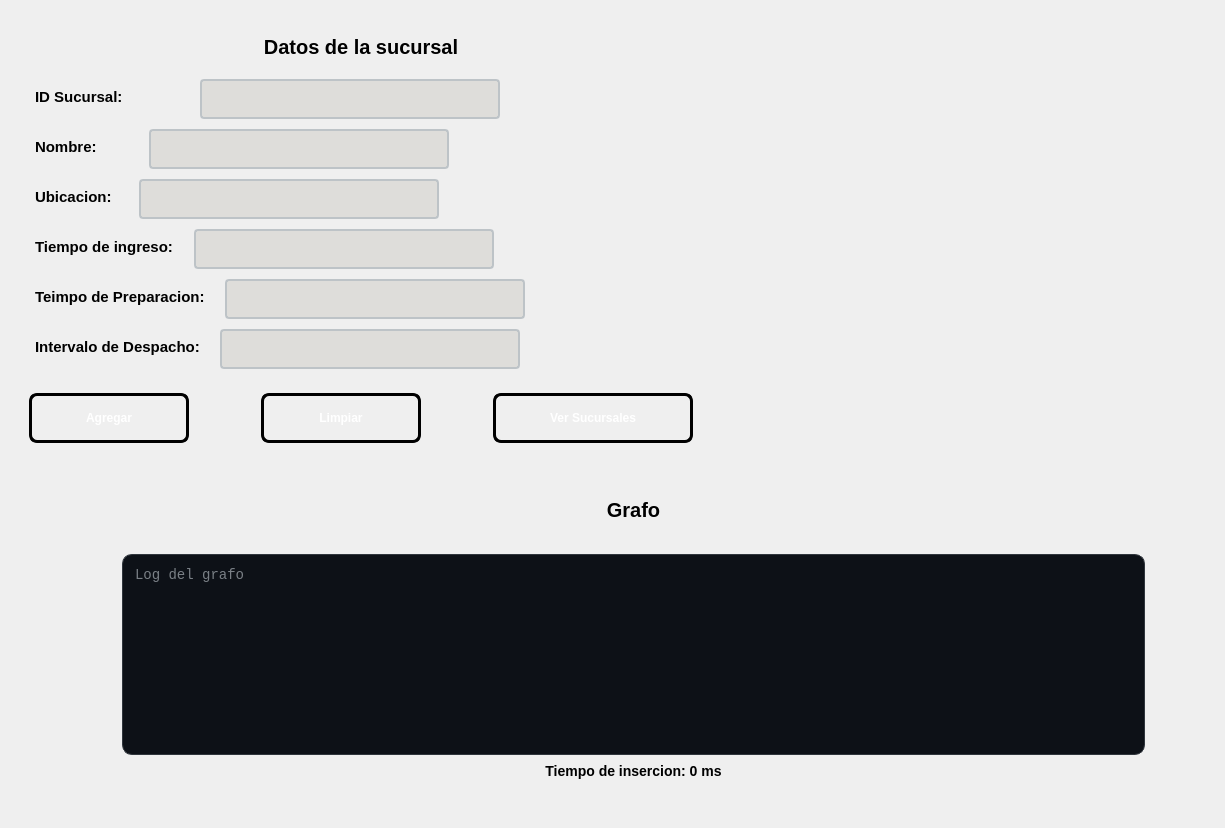
<?xml version="1.0" encoding="UTF-8"?>
<ui version="4.0">
 <class>PantallaAgregarSucursal</class>
 <widget class="QWidget" name="PantallaAgregarSucursal">
  <property name="geometry">
   <rect>
    <x>0</x>
    <y>0</y>
    <width>1225</width>
    <height>810</height>
   </rect>
  </property>
  <property name="windowTitle">
   <string>Form</string>
  </property>
  <layout class="QVBoxLayout" name="verticalLayout_2">
   <item>
    <layout class="QHBoxLayout" name="horizontalLayout">
     <property name="spacing">
      <number>3</number>
     </property>
     <item>
      <layout class="QVBoxLayout" name="verticalLayout"/>
     </item>
     <item>
      <widget class="QWidget" name="widget_3" native="true">
       <layout class="QVBoxLayout" name="verticalLayout_8">
        <item>
         <widget class="QWidget" name="widget_4" native="true">
          <property name="minimumSize">
           <size>
            <width>300</width>
            <height>0</height>
           </size>
          </property>
          <layout class="QVBoxLayout" name="verticalLayout_12">
           <property name="spacing">
            <number>10</number>
           </property>
           <item>
            <widget class="QLabel" name="labelEntrada">
             <property name="minimumSize">
              <size>
               <width>0</width>
               <height>40</height>
              </size>
             </property>
             <property name="styleSheet">
              <string notr="true">QLabel#labelEntrada {        
 
    color: qlineargradient(x1:0, y1:0, x2:1, y2:1, 
	stop:0 rgb(0, 0, 0), 
	stop:1 rgb(77, 5, 57));

  	 font-size: 20px;
    font-weight: bold;
    font-family: &quot;Segoe UI&quot;, Arial;
    
    background: transparent;
    padding: 2px;
    margin-bottom: 5px;
}

</string>
             </property>
             <property name="text">
              <string>Datos de la sucursal</string>
             </property>
             <property name="alignment">
              <set>Qt::AlignmentFlag::AlignCenter</set>
             </property>
            </widget>
           </item>
           <item>
            <layout class="QHBoxLayout" name="horizontalLayout_3">
             <item>
              <widget class="QLabel" name="labelBarra">
               <property name="minimumSize">
                <size>
                 <width>161</width>
                 <height>40</height>
                </size>
               </property>
               <property name="styleSheet">
                <string notr="true">QLabel#labelBarra {        
 
    color: qlineargradient(x1:0, y1:0, x2:1, y2:1, 
	stop:0 rgb(0, 0, 0), 
	stop:1 rgb(8, 2, 48));

  	 font-size: 15px;
    font-weight: bold;
    font-family: &quot;Segoe UI&quot;, Arial;
    
    background: transparent;
    padding: 2px;
    margin-bottom: 5px;
}

</string>
               </property>
               <property name="text">
                <string>ID Sucursal:</string>
               </property>
               <property name="alignment">
                <set>Qt::AlignmentFlag::AlignLeading|Qt::AlignmentFlag::AlignLeft|Qt::AlignmentFlag::AlignVCenter</set>
               </property>
              </widget>
             </item>
             <item>
              <widget class="QLineEdit" name="textID">
               <property name="minimumSize">
                <size>
                 <width>300</width>
                 <height>40</height>
                </size>
               </property>
               <property name="styleSheet">
                <string notr="true">QLineEdit#textID {
    border: 2px solid #bdc3c7;
    border-radius: 4px;
    padding: 5px 10px;
    background-color: rgb(222, 221, 218);
	font-size: 15px;
    color: black;
    selection-background-color: #3498db;
}

QLineEdit#textID:focus {
    border: 2px solid #3498db;
    background-color: #ffffff;
}

QLineEdit#textID:disabled {
    background-color: rgba(0, 0, 0, 50);
    color: rgba(255, 255, 255, 60);      
    border: 1px dashed rgba(255, 255, 255, 30); 
}</string>
               </property>
              </widget>
             </item>
             <item>
              <spacer name="horizontalSpacer">
               <property name="orientation">
                <enum>Qt::Orientation::Horizontal</enum>
               </property>
               <property name="sizeHint" stdset="0">
                <size>
                 <width>40</width>
                 <height>20</height>
                </size>
               </property>
              </spacer>
             </item>
            </layout>
           </item>
           <item>
            <layout class="QHBoxLayout" name="horizontalLayout_4">
             <item>
              <widget class="QLabel" name="labelNombre">
               <property name="minimumSize">
                <size>
                 <width>110</width>
                 <height>40</height>
                </size>
               </property>
               <property name="styleSheet">
                <string notr="true">QLabel#labelNombre {        
 
    color: qlineargradient(x1:0, y1:0, x2:1, y2:1, 
	stop:0 rgb(0, 0, 0), 
	stop:1 rgb(8, 2, 48));

  	 font-size: 15px;
    font-weight: bold;
    font-family: &quot;Segoe UI&quot;, Arial;
    
    background: transparent;
    padding: 2px;
    margin-bottom: 5px;
}

</string>
               </property>
               <property name="text">
                <string>Nombre:</string>
               </property>
               <property name="alignment">
                <set>Qt::AlignmentFlag::AlignLeading|Qt::AlignmentFlag::AlignLeft|Qt::AlignmentFlag::AlignVCenter</set>
               </property>
              </widget>
             </item>
             <item>
              <widget class="QLineEdit" name="textNombre">
               <property name="minimumSize">
                <size>
                 <width>300</width>
                 <height>40</height>
                </size>
               </property>
               <property name="styleSheet">
                <string notr="true">QLineEdit#textNombre {
    border: 2px solid #bdc3c7;
    border-radius: 4px;
    padding: 5px 10px;
    background-color: rgb(222, 221, 218);
	font-size: 15px;
    color: black;
    selection-background-color: #3498db;
}

QLineEdit#textNombre:focus {
    border: 2px solid #3498db;
    background-color: #ffffff;
}

QLineEdit#textNombre:disabled {
    background-color: rgba(0, 0, 0, 50);
    color: rgba(255, 255, 255, 60);      
    border: 1px dashed rgba(255, 255, 255, 30); 
}</string>
               </property>
              </widget>
             </item>
             <item>
              <spacer name="horizontalSpacer_2">
               <property name="orientation">
                <enum>Qt::Orientation::Horizontal</enum>
               </property>
               <property name="sizeHint" stdset="0">
                <size>
                 <width>40</width>
                 <height>20</height>
                </size>
               </property>
              </spacer>
             </item>
            </layout>
           </item>
           <item>
            <layout class="QHBoxLayout" name="horizontalLayout_5">
             <item>
              <widget class="QLabel" name="labelCategoria">
               <property name="minimumSize">
                <size>
                 <width>100</width>
                 <height>40</height>
                </size>
               </property>
               <property name="styleSheet">
                <string notr="true">QLabel#labelCategoria {        
 
    color: qlineargradient(x1:0, y1:0, x2:1, y2:1, 
	stop:0 rgb(0, 0, 0), 
	stop:1 rgb(8, 2, 48));

  	 font-size: 15px;
    font-weight: bold;
    font-family: &quot;Segoe UI&quot;, Arial;
    
    background: transparent;
    padding: 2px;
    margin-bottom: 5px;
}

</string>
               </property>
               <property name="text">
                <string>Ubicacion:</string>
               </property>
               <property name="alignment">
                <set>Qt::AlignmentFlag::AlignLeading|Qt::AlignmentFlag::AlignLeft|Qt::AlignmentFlag::AlignVCenter</set>
               </property>
              </widget>
             </item>
             <item>
              <widget class="QLineEdit" name="textUbicacion">
               <property name="minimumSize">
                <size>
                 <width>300</width>
                 <height>40</height>
                </size>
               </property>
               <property name="styleSheet">
                <string notr="true">QLineEdit#textUbicacion {
    border: 2px solid #bdc3c7;
    border-radius: 4px;
    padding: 5px 10px;
    background-color: rgb(222, 221, 218);
	font-size: 15px;
    color: black;
    selection-background-color: #3498db;
}

QLineEdit#textUbicacion:focus {
    border: 2px solid #3498db;
    background-color: #ffffff;
}

QLineEdit#textUbicacion:disabled {
    background-color: rgba(0, 0, 0, 50);
    color: rgba(255, 255, 255, 60);      
    border: 1px dashed rgba(255, 255, 255, 30); 
}</string>
               </property>
              </widget>
             </item>
             <item>
              <spacer name="horizontalSpacer_3">
               <property name="orientation">
                <enum>Qt::Orientation::Horizontal</enum>
               </property>
               <property name="sizeHint" stdset="0">
                <size>
                 <width>40</width>
                 <height>20</height>
                </size>
               </property>
              </spacer>
             </item>
            </layout>
           </item>
           <item>
            <layout class="QHBoxLayout" name="horizontalLayout_7">
             <item>
              <widget class="QLabel" name="labelMarca">
               <property name="minimumSize">
                <size>
                 <width>90</width>
                 <height>40</height>
                </size>
               </property>
               <property name="styleSheet">
                <string notr="true">QLabel#labelMarca {        
 
    color: qlineargradient(x1:0, y1:0, x2:1, y2:1, 
	stop:0 rgb(0, 0, 0), 
	stop:1 rgb(8, 2, 48));

  	 font-size: 15px;
    font-weight: bold;
    font-family: &quot;Segoe UI&quot;, Arial;
    
    background: transparent;
    padding: 2px;
    margin-bottom: 5px;
}

</string>
               </property>
               <property name="text">
                <string>Tiempo de ingreso: </string>
               </property>
               <property name="alignment">
                <set>Qt::AlignmentFlag::AlignLeading|Qt::AlignmentFlag::AlignLeft|Qt::AlignmentFlag::AlignVCenter</set>
               </property>
              </widget>
             </item>
             <item>
              <widget class="QLineEdit" name="textITiempoIngreso">
               <property name="minimumSize">
                <size>
                 <width>300</width>
                 <height>40</height>
                </size>
               </property>
               <property name="styleSheet">
                <string notr="true">QLineEdit#textITiempoIngreso {
    border: 2px solid #bdc3c7;
    border-radius: 4px;
    padding: 5px 10px;
    background-color: rgb(222, 221, 218);
	font-size: 15px;
    color: black;
    selection-background-color: #3498db;
}

QLineEdit#textITiempoIngreso:focus {
    border: 2px solid #3498db;
    background-color: #ffffff;
}

QLineEdit#textITiempoIngreso:disabled {
    background-color: rgba(0, 0, 0, 50);
    color: rgba(255, 255, 255, 60);      
    border: 1px dashed rgba(255, 255, 255, 30); 
}</string>
               </property>
              </widget>
             </item>
             <item>
              <spacer name="horizontalSpacer_4">
               <property name="orientation">
                <enum>Qt::Orientation::Horizontal</enum>
               </property>
               <property name="sizeHint" stdset="0">
                <size>
                 <width>40</width>
                 <height>20</height>
                </size>
               </property>
              </spacer>
             </item>
            </layout>
           </item>
           <item>
            <layout class="QHBoxLayout" name="horizontalLayout_12">
             <item>
              <widget class="QLabel" name="labelPrecio">
               <property name="minimumSize">
                <size>
                 <width>80</width>
                 <height>40</height>
                </size>
               </property>
               <property name="styleSheet">
                <string notr="true">QLabel#labelPrecio {        
 
    color: qlineargradient(x1:0, y1:0, x2:1, y2:1, 
	stop:0 rgb(0, 0, 0), 
	stop:1 rgb(8, 2, 48));

  	 font-size: 15px;
    font-weight: bold;
    font-family: &quot;Segoe UI&quot;, Arial;
    
    background: transparent;
    padding: 2px;
    margin-bottom: 5px;
}

</string>
               </property>
               <property name="text">
                <string>Teimpo de Preparacion: </string>
               </property>
               <property name="alignment">
                <set>Qt::AlignmentFlag::AlignLeading|Qt::AlignmentFlag::AlignLeft|Qt::AlignmentFlag::AlignVCenter</set>
               </property>
              </widget>
             </item>
             <item>
              <widget class="QLineEdit" name="textITiempoPreparacion">
               <property name="minimumSize">
                <size>
                 <width>300</width>
                 <height>40</height>
                </size>
               </property>
               <property name="styleSheet">
                <string notr="true">QLineEdit#textITiempoPreparacion {
    border: 2px solid #bdc3c7;
    border-radius: 4px;
    padding: 5px 10px;
    background-color: rgb(222, 221, 218);
	font-size: 15px;
    color: black;
    selection-background-color: #3498db;
}

QLineEdit#textITiempoPreparacion:focus {
    border: 2px solid #3498db;
    background-color: #ffffff;
}

QLineEdit#textITiempoPreparacion:disabled {
    background-color: rgba(0, 0, 0, 50);
    color: rgba(255, 255, 255, 60);      
    border: 1px dashed rgba(255, 255, 255, 30); 
}</string>
               </property>
              </widget>
             </item>
             <item>
              <spacer name="horizontalSpacer_5">
               <property name="orientation">
                <enum>Qt::Orientation::Horizontal</enum>
               </property>
               <property name="sizeHint" stdset="0">
                <size>
                 <width>40</width>
                 <height>20</height>
                </size>
               </property>
              </spacer>
             </item>
            </layout>
           </item>
           <item>
            <layout class="QHBoxLayout" name="horizontalLayout_8">
             <item>
              <widget class="QLabel" name="labelStock">
               <property name="minimumSize">
                <size>
                 <width>80</width>
                 <height>40</height>
                </size>
               </property>
               <property name="styleSheet">
                <string notr="true">QLabel#labelStock {        
 
    color: qlineargradient(x1:0, y1:0, x2:1, y2:1, 
	stop:0 rgb(0, 0, 0), 
	stop:1 rgb(8, 2, 48));

  	 font-size: 15px;
    font-weight: bold;
    font-family: &quot;Segoe UI&quot;, Arial;
    
    background: transparent;
    padding: 2px;
    margin-bottom: 5px;
}

</string>
               </property>
               <property name="text">
                <string>Intervalo de Despacho: </string>
               </property>
               <property name="alignment">
                <set>Qt::AlignmentFlag::AlignLeading|Qt::AlignmentFlag::AlignLeft|Qt::AlignmentFlag::AlignVCenter</set>
               </property>
              </widget>
             </item>
             <item>
              <widget class="QLineEdit" name="textTiempoDesapacho">
               <property name="minimumSize">
                <size>
                 <width>300</width>
                 <height>40</height>
                </size>
               </property>
               <property name="styleSheet">
                <string notr="true">QLineEdit#textTiempoDesapacho {
    border: 2px solid #bdc3c7;
    border-radius: 4px;
    padding: 5px 10px;
    background-color: rgb(222, 221, 218);
	font-size: 15px;
    color: black;
    selection-background-color: #3498db;
}

QLineEdit#textTiempoDesapacho:focus {
    border: 2px solid #3498db;
    background-color: #ffffff;
}

QLineEdit#textTiempoDesapacho:disabled {
    background-color: rgba(0, 0, 0, 50);
    color: rgba(255, 255, 255, 60);      
    border: 1px dashed rgba(255, 255, 255, 30); 
}</string>
               </property>
              </widget>
             </item>
             <item>
              <spacer name="horizontalSpacer_6">
               <property name="orientation">
                <enum>Qt::Orientation::Horizontal</enum>
               </property>
               <property name="sizeHint" stdset="0">
                <size>
                 <width>40</width>
                 <height>20</height>
                </size>
               </property>
              </spacer>
             </item>
            </layout>
           </item>
          </layout>
         </widget>
        </item>
        <item>
         <widget class="QWidget" name="widget_6" native="true">
          <layout class="QHBoxLayout" name="horizontalLayout_10">
           <item>
            <widget class="QPushButton" name="btnAgregar">
             <property name="minimumSize">
              <size>
               <width>160</width>
               <height>50</height>
              </size>
             </property>
             <property name="styleSheet">
              <string notr="true">QPushButton#btnAgregar {
    background-color: qlineargradient(spread:pad, x1:0, y1:0, x2:1, y2:1, 
                        stop:0 rgb(50, 143, 42), 
                        stop:1 rgb(255, 163, 72));
    
    border: 3px solid black;
    border-radius: 8px;
    
    color: white;
    font-family: &quot;Arial Black&quot;, Gadget, sans-serif;
    font-size: 12px;
    font-weight: bold;
    text-transform: uppercase;
    
    padding: 10px 25px;
}

QPushButton#btnAgregar:hover {
    background-color: qlineargradient(spread:pad, x1:0, y1:0, x2:1, y2:1, 
                        stop:0 rgba(41, 128, 185, 255), 
                        stop:1 rgba(142, 68, 173, 255));
    border-color: #f1c40f;
}


QPushButton#btnAgregar:pressed {
    background-color: #2c3e50;
    padding-top: 12px;
    padding-left: 27px;
}</string>
             </property>
             <property name="text">
              <string>Agregar</string>
             </property>
            </widget>
           </item>
           <item>
            <widget class="QWidget" name="widget_14" native="true">
             <property name="minimumSize">
              <size>
               <width>55</width>
               <height>0</height>
              </size>
             </property>
            </widget>
           </item>
           <item>
            <widget class="QPushButton" name="btnLimpiar">
             <property name="minimumSize">
              <size>
               <width>160</width>
               <height>50</height>
              </size>
             </property>
             <property name="styleSheet">
              <string notr="true">QPushButton#btnLimpiar {
    background-color: qlineargradient(spread:pad, x1:0, y1:0, x2:1, y2:1, 
                        stop:0 rgb(198, 70, 0), 
                        stop:1 rgb(192, 97, 203));
    
    border: 3px solid black;
    border-radius: 8px;
    
    color: white;
    font-family: &quot;Arial Black&quot;, Gadget, sans-serif;
    font-size: 12px;
    font-weight: bold;
    text-transform: uppercase;
    
    padding: 10px 25px;
}

QPushButton#btnLimpiar:hover {
    background-color: qlineargradient(spread:pad, x1:0, y1:0, x2:1, y2:1, 
                        stop:0 rgba(41, 128, 185, 255), 
                        stop:1 rgba(142, 68, 173, 255));
    border-color: #f1c40f;
}


QPushButton#btnLimpiar:pressed {
    background-color: #2c3e50;
    padding-top: 12px;
    padding-left: 27px;
}</string>
             </property>
             <property name="text">
              <string>Limpiar</string>
             </property>
            </widget>
           </item>
           <item>
            <widget class="QWidget" name="widget_13" native="true">
             <property name="minimumSize">
              <size>
               <width>55</width>
               <height>0</height>
              </size>
             </property>
            </widget>
           </item>
           <item>
            <widget class="QPushButton" name="btnSucursales">
             <property name="minimumSize">
              <size>
               <width>200</width>
               <height>50</height>
              </size>
             </property>
             <property name="maximumSize">
              <size>
               <width>200</width>
               <height>16777215</height>
              </size>
             </property>
             <property name="styleSheet">
              <string notr="true">QPushButton#btnSucursales {
    background-color: qlineargradient(spread:pad, x1:0, y1:0, x2:1, y2:1, 
                        stop:0 rgb(8, 2, 48), 
                        stop:1 rgb(255, 163, 72));
    
    border: 3px solid black;
    border-radius: 8px;
    
    color: white;
    font-family: &quot;Arial Black&quot;, Gadget, sans-serif;
    font-size: 12px;
    font-weight: bold;
    text-transform: uppercase;
    
    padding: 10px 25px;
}

QPushButton#btnSucursales:hover {
    background-color: qlineargradient(spread:pad, x1:0, y1:0, x2:1, y2:1, 
                        stop:0 rgba(41, 128, 185, 255), 
                        stop:1 rgba(142, 68, 173, 255));
    border-color: #f1c40f;
}


QPushButton#btnSucursales:pressed {
    background-color: #2c3e50;
    padding-top: 12px;
    padding-left: 27px;
}</string>
             </property>
             <property name="text">
              <string>Ver Sucursales</string>
             </property>
            </widget>
           </item>
          </layout>
         </widget>
        </item>
       </layout>
      </widget>
     </item>
     <item>
      <widget class="QWidget" name="widget_16" native="true">
       <property name="minimumSize">
        <size>
         <width>500</width>
         <height>0</height>
        </size>
       </property>
       <layout class="QVBoxLayout" name="verticalLayout_3"/>
      </widget>
     </item>
    </layout>
   </item>
   <item>
    <widget class="QWidget" name="widget" native="true">
     <property name="minimumSize">
      <size>
       <width>450</width>
       <height>350</height>
      </size>
     </property>
     <property name="styleSheet">
      <string notr="true"/>
     </property>
     <layout class="QHBoxLayout" name="horizontalLayout_2">
      <item>
       <widget class="QWidget" name="widget_content_2" native="true">
        <layout class="QVBoxLayout" name="verticalLayout_6">
         <item>
          <widget class="QWidget" name="widget_9" native="true">
           <property name="minimumSize">
            <size>
             <width>0</width>
             <height>200</height>
            </size>
           </property>
           <property name="maximumSize">
            <size>
             <width>16777215</width>
             <height>250</height>
            </size>
           </property>
           <layout class="QVBoxLayout" name="verticalLayout_13"/>
          </widget>
         </item>
        </layout>
       </widget>
      </item>
      <item>
       <widget class="QWidget" name="widget_content_3" native="true">
        <layout class="QVBoxLayout" name="verticalLayout_5">
         <item>
          <widget class="QWidget" name="widget_10" native="true">
           <property name="minimumSize">
            <size>
             <width>0</width>
             <height>200</height>
            </size>
           </property>
           <property name="maximumSize">
            <size>
             <width>16777215</width>
             <height>250</height>
            </size>
           </property>
           <layout class="QVBoxLayout" name="verticalLayout_14"/>
          </widget>
         </item>
        </layout>
       </widget>
      </item>
      <item>
       <widget class="QWidget" name="widget_content_4" native="true">
        <layout class="QVBoxLayout" name="verticalLayout_7">
         <item>
          <widget class="QLabel" name="labelArbolBMas">
           <property name="minimumSize">
            <size>
             <width>150</width>
             <height>50</height>
            </size>
           </property>
           <property name="maximumSize">
            <size>
             <width>16777215</width>
             <height>50</height>
            </size>
           </property>
           <property name="styleSheet">
            <string notr="true">QLabel#labelArbolBMas {        
 
    color: qlineargradient(x1:0, y1:0, x2:1, y2:1, 
	stop:0 rgb(0, 0, 0), 
	stop:1 rgb(77, 5, 57));

  	 font-size: 20px;
    font-weight: bold;
    font-family: &quot;Segoe UI&quot;, Arial;
    
    background: transparent;
    padding: 2px;
    margin-bottom: 5px;
}

</string>
           </property>
           <property name="text">
            <string>Grafo</string>
           </property>
           <property name="alignment">
            <set>Qt::AlignmentFlag::AlignCenter</set>
           </property>
          </widget>
         </item>
         <item>
          <widget class="QWidget" name="widget_11" native="true">
           <property name="minimumSize">
            <size>
             <width>0</width>
             <height>200</height>
            </size>
           </property>
           <property name="maximumSize">
            <size>
             <width>16777215</width>
             <height>250</height>
            </size>
           </property>
           <layout class="QVBoxLayout" name="verticalLayout_15">
            <item>
             <widget class="QTextEdit" name="textGrafo">
              <property name="styleSheet">
               <string notr="true">QTextEdit#textGrafo{
    background-color: #0D1117;   
    color: #E6EDF3;               
    border: 1px solid #30363D;     
    border-radius: 10px;          
    padding: 8px;
    font-family: Consolas, monospace;
    font-size: 14px;
}</string>
              </property>
              <property name="placeholderText">
               <string>Log del grafo</string>
              </property>
             </widget>
            </item>
            <item>
             <widget class="QLabel" name="labelTiempoGrafo">
              <property name="styleSheet">
               <string notr="true">QLabel#labelTiempoGrafo {        
 
    color: qlineargradient(x1:0, y1:0, x2:1, y2:1, 
	stop:0 rgb(0, 0, 0), 
	stop:1 rgb(8, 2, 48));

  	 font-size: 14px;
    font-weight: bold;
    font-family: &quot;Segoe UI&quot;, Arial;
    
    background: transparent;
    padding: 2px;
    margin-bottom: 5px;
}

</string>
              </property>
              <property name="text">
               <string>Tiempo de insercion: 0 ms</string>
              </property>
              <property name="alignment">
               <set>Qt::AlignmentFlag::AlignCenter</set>
              </property>
             </widget>
            </item>
           </layout>
          </widget>
         </item>
        </layout>
       </widget>
      </item>
      <item>
       <widget class="QWidget" name="widget_content_5" native="true">
        <layout class="QVBoxLayout" name="verticalLayout_16">
         <item>
          <widget class="QWidget" name="widget_15" native="true">
           <property name="minimumSize">
            <size>
             <width>0</width>
             <height>200</height>
            </size>
           </property>
           <property name="maximumSize">
            <size>
             <width>16777215</width>
             <height>250</height>
            </size>
           </property>
           <layout class="QVBoxLayout" name="verticalLayout_17"/>
          </widget>
         </item>
        </layout>
       </widget>
      </item>
     </layout>
    </widget>
   </item>
  </layout>
 </widget>
 <resources/>
 <connections/>
</ui>
